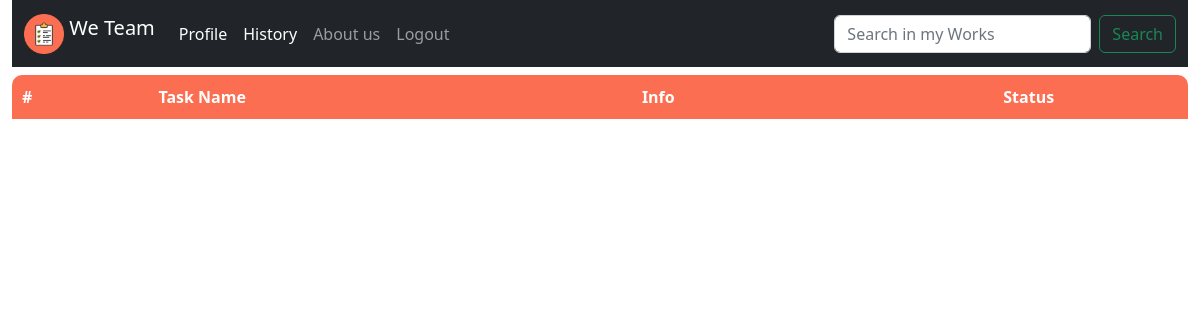
The app's page /history (signed in), older data.
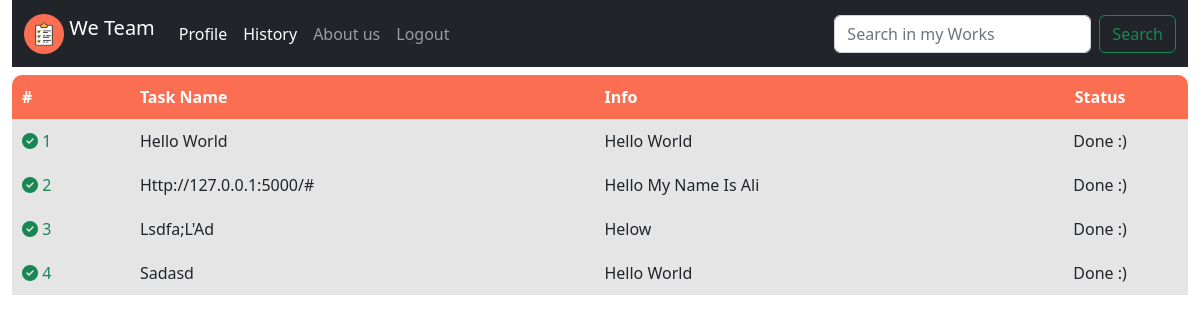
The same page, newer data.
### app.py (models this page shows)
class Task(db.Model):
    __tablename__ = "tasks"
    id = db.Column(db.Integer, primary_key=True)
    user_id = db.Column(db.Integer,db.ForeignKey('users.id'))
    task_title = db.Column(db.String(64) ,nullable=False ,unique=False)
    task_info = db.Column(db.String(256) ,nullable=False,unique=False)
    status = db.Column(db.Integer ,default = 0)
    date = db.Column(db.DateTime ,default=datetime.now())

### app.py (the view)
@app.route("/history")
@login_required
def history():
    old_Task = Task.query.filter_by(status=1,user_id=session["user_id"])
    return render_template("history.html",user_db=old_Task)

### subpython/validate.py (called while the page is built)
def login_required(f):
    @wraps(f)
    def decorated_function(*args, **kwargs):
        if session.get("user_id") is None:
            return redirect("/login")
        return f(*args, **kwargs)
    return decorated_function

### templates/History.html (shortened to what this page needs)
{% extends "base.html" %}
{% block style%}
<link
rel="stylesheet"
href=" {{ url_for('static', filename='css-main/index/index-helper.css') }} "
/>
<link
rel="stylesheet"
href=" {{ url_for('static', filename='css-main/index/index.css') }} "
/>
<link
rel="stylesheet"
href=" {{ url_for('static', filename='css-main/index/index-Modal.css') }} "
/>
{% endblock%}
{% block main %}
<table class="table-content">
<thead>
        <tr class="header-col">
            <th class="header-cell left-top">#</th>
            <th class="header-cell">Task Name</th>
            <th class="header-cell">Info</th>
            <th class="header-cell right-top text-center">Status</th>
        </tr>
</thead>
<tbody>
<div class="body-table">
{% if user_db %}
      {% for each in user_db %}
            {% set line_counter = loop.index %}
                <tr class="even">
                    <td>
                      <div class="text-success">
                        <i class="fa-solid fa-circle-check"></i>
                        {{line_counter}}
                      </div>
                    </td>
                    <td class="mt-2 mb-2">
                      {{each.task_title}}
                    </td>
                    <td class="mt-2 mb-2">
                      {{each.task_info}}
                    </td>
                    <td class="last" class="mt-2 mb-2">
                       <span>Done :)</span>
                    </td>
                </tr>
        {% endfor %}
{% endif %}
    </div>
  </tbody>
</table>
{% endblock %}

### templates/base.html (shortened to what this page needs)
<!DOCTYPE html>
<html lang="en">
  <head>
    <link
      href="https://cdn.jsdelivr.net/npm/bootstrap@5.2.0-beta1/dist/css/bootstrap.min.css"
      rel="stylesheet"
    />
    {% block style %}
    {% endblock %}
  </head>
  <body>
    <div class="container-fluid">
      <nav class="navbar navbar-expand-lg navbar-dark bg-dark mb-2">
        <div class="container-fluid">
          <a class="navbar-brand" href="/">
            <img
              src="{{url_for('static', filename='img/logo.png')}}"
              alt=""
              width="40"
              height="40"
              class="d-inline-block align-text-top"
            />
            We Team
          </a>
          <div class="collapse navbar-collapse" id="navbarSupportedContent">
            <ul class="navbar-nav me-auto mb-2 mb-lg-0">
              <li class="nav-item">
                <a class="nav-link active" aria-current="page" href="#"
                  >Profile</a
                >
              </li>
              <li class="nav-item">
                <a class="nav-link active" href="/history">History</a>
              </li>
              <li class="nav-item">
                <a class="nav-link" href="#">About us</a>
              </li>
              <li class="nav-item">
                <a class="nav-link" href="{{ url_for('logout') }}">Logout</a>
              </li>
            </ul>
            <form class="d-flex">
              <input
                class="form-control me-2"
                type="search"
                placeholder="Search in my Works"
                aria-label="Search"
              />
              <button class="btn btn-outline-success" type="submit">
                Search
              </button>
            </form>
          </div>
        </div>
      </nav>
      {% block main %}
      {% endblock %}
  </body>
</html>

### static/css-main/Index/index-helper.css (style rules this page uses)
* { padding: 0; margin: 0; box-sizing: border-box; }
:root { --color-border:rgba(125, 125, 125, 0.595); --odd_child_color:rgba(204, 204, 204, 0.5); --header-background:#fc6e51; --header-background-lighter:#ff5634; --color:#fc6e51; font-family: system-ui, -apple-system, BlinkMacSystemFont, 'Segoe UI', Roboto, Oxygen, Ubuntu, Cantarell, 'Open Sans', 'Helvetica Neue', sans-serif; }

### static/css-main/Index/index.css (style rules this page uses)
.table-content { width: 100%; border-collapse: collapse; border-radius: 10px; }
td,th { padding: 10px; text-align: start; }
.header-cell { background-color: var(--header-background); color: white; text-align: center; text-align: start; }
.left-top { border-radius: 10px 0 0 0; }
.right-top { border-radius:0 10px 0 0; }
.even { background-color: var(--odd_child_color); }
.last { display: flex; justify-content: center; align-items: center; }

Row changes from the older to the newer data that the page shows:
now on this page (row edited): Task: line_counter "1", task_title "Hello World", task_info "Hello World"
now on this page (row edited): Task: id "2", task_title "Http://127.0.0.1:5000/#", task_info "Hello My Name Is Ali"
now on this page (row edited): Task: id "3", task_title "Lsdfa;L'Ad", task_info "Helow"
added Task: id "4", task_title "Sadasd", task_info "Hello World"
